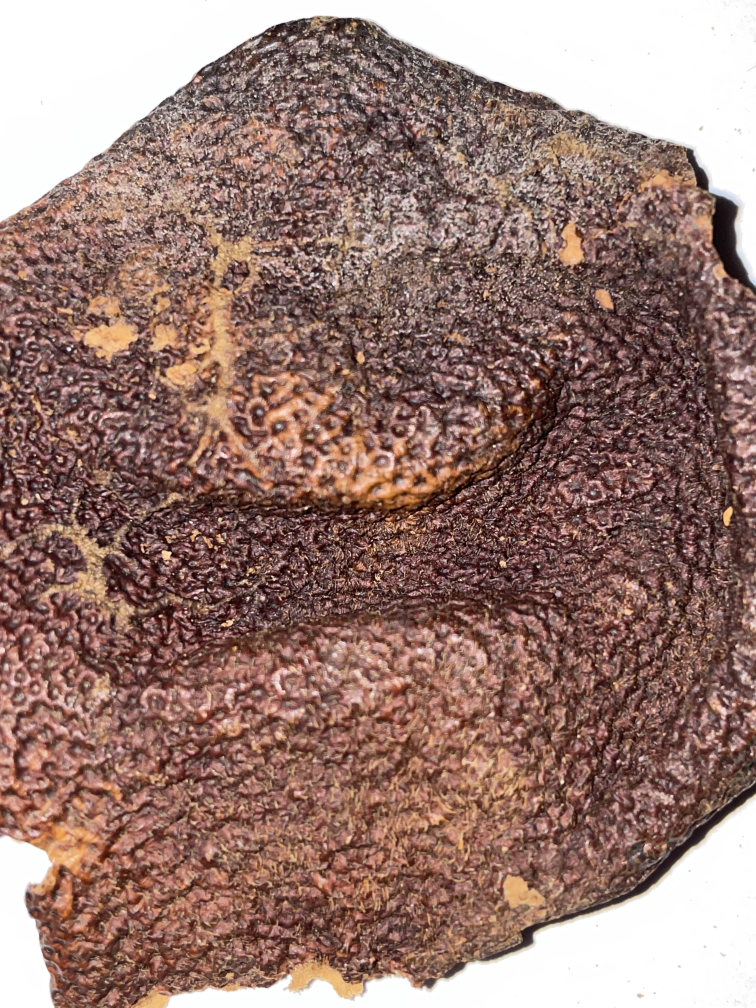
#> input picture deep learning/data_orange_peels/15/IMG_6518.JPG, 3024 x 4032 px (shown at 1/4 size)
$ jupyter execute --allow-errors split.ipynb
#> lines starting #> are read from the running program, lines starting #| are printed output that depends on the picture; after the words box and inside, x2 and y2 are one past the last pixel; in counts of white or black regions, pixels touching at a corner belong together
### deep learning/utils.py
"""
File: functions.py

This file contains utility functions for the age classification of dried orange peels.
"""
from orange_peels import Constants as c
import torch
import torch.nn as nn
from torch.utils.data import DataLoader, Subset, random_split
from sklearn import metrics
import cv2
import numpy as np
import matplotlib.pyplot as plt
from copy import deepcopy
import json

# [308 lines left out: functions get_device, view_image, create_loader, create_model, create_model_inception, train_model and 7 more, not called in this run]

def find_object_boundary_canny(image, canny_min=25, canny_max=75, thresh_min=0, thresh_val=255, dilate_size=5):
    """
    Find the boundary of an object in an image with the Canny edge algorithm.

    It returns the contour with the maximum area.

    Parameters:
    - image: the image to process (grayscale)
    - canny_min: the minimum hysterisis threshold for the Canny edge algorithm
    - canny_max: the maximum hysterisis threshold for the Canny edge algorithm
    - thresh_min: the thresholding value
    - thresh_val: the value to assign to pixels above the threshold
    - dilate_size: the size of the structuring element for dilation
    """
    canny = cv2.Canny(image, canny_min, canny_max)
    _, thresh = cv2.threshold(canny, thresh_min, thresh_val, cv2.THRESH_BINARY + cv2.THRESH_OTSU)
    edges = cv2.dilate(thresh, np.ones((dilate_size, dilate_size), np.uint8))
    cnts, _ = cv2.findContours(edges, cv2.RETR_TREE, cv2.CHAIN_APPROX_SIMPLE)
    cnt = max(cnts, key=cv2.contourArea)

    return cnt

def draw_masked_image(image, cnt, color=(255, 255, 255)):
    """
    Returns the masked image based on a contour.

    Parameters:
    - image: the image to mask (colored)
    - cnt: the contour to use for masking
    """
    mask = np.zeros(image.shape, np.uint8)
    cv2.drawContours(mask, [cnt], 0, color, -1)

    return cv2.bitwise_and(image, mask)

def split_image(image, nsplits=2):
    """
    Splits image into nsplits x nsplits subimages.
    """
    h, w = image.shape[:2]
    subimages = []
    for i in range(nsplits):
        for j in range(nsplits):
            subimages.append(image[i*h//nsplits:(i+1)*h//nsplits, j*w//nsplits:(j+1)*w//nsplits])

    return subimages

# [10 lines left out: function filter_subimages, not called in this run]

### deep learning/split.ipynb
# Image Splitting
The goal of this Jupyter notebook is to split a large image (e.g., from a smartphone camera) into $N$ smaller blocks.

[cell 1]
import utils
import cv2
import numpy as np
import matplotlib.pyplot as plt
import os
import random
from copy import deepcopy
import json

[cell 2]
PATH = "./data_orange_peels/15/"
data = [f for f in os.listdir(PATH) if f.startswith("IMG")]
# image = cv2.cvtColor(cv2.imread(os.path.join(PATH, random.choice(data))), cv2.COLOR_BGR2RGB)
image = cv2.cvtColor(cv2.imread(os.path.join(PATH, "IMG_6518.JPG")), cv2.COLOR_BGR2RGB)

[cell 3]
cnt = utils.find_object_boundary_canny(cv2.cvtColor(image, cv2.COLOR_RGB2GRAY), dilate_size=3)
#> in find_object_boundary_canny, `canny = cv2.Canny(image, canny_min, canny_max)`:
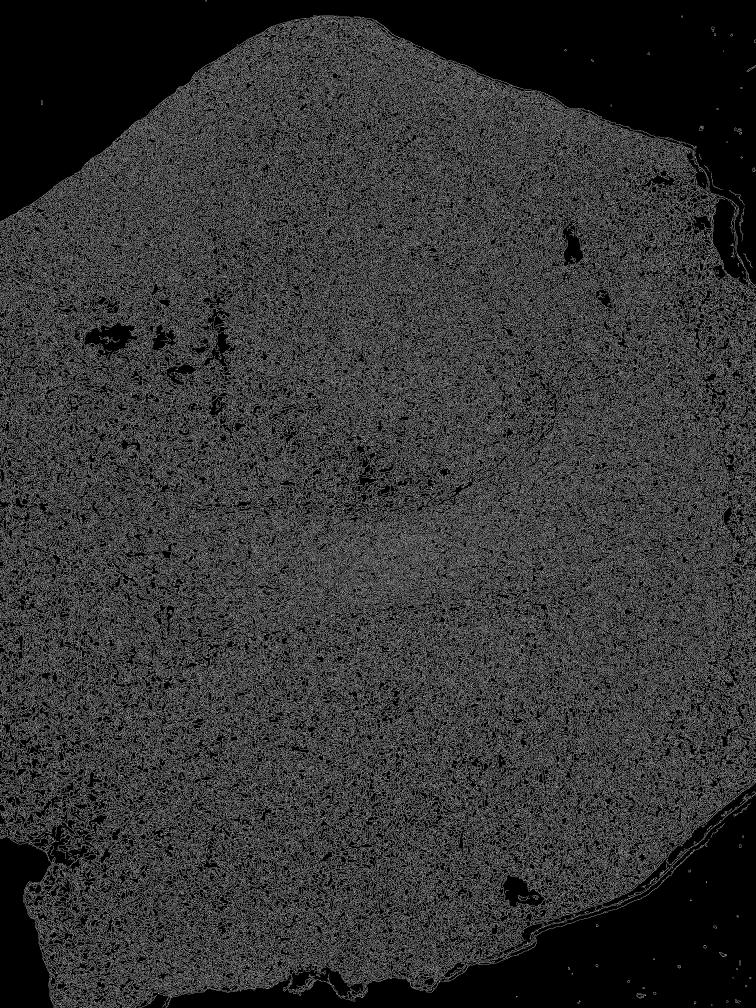
#> canny: shape (4032, 3024) (shown at 1/4 size); 20.5% white in thin lines or dots
#> in find_object_boundary_canny, `edges = cv2.dilate(thresh, np.ones((dilate_size, dilate_size), np.uint..`:
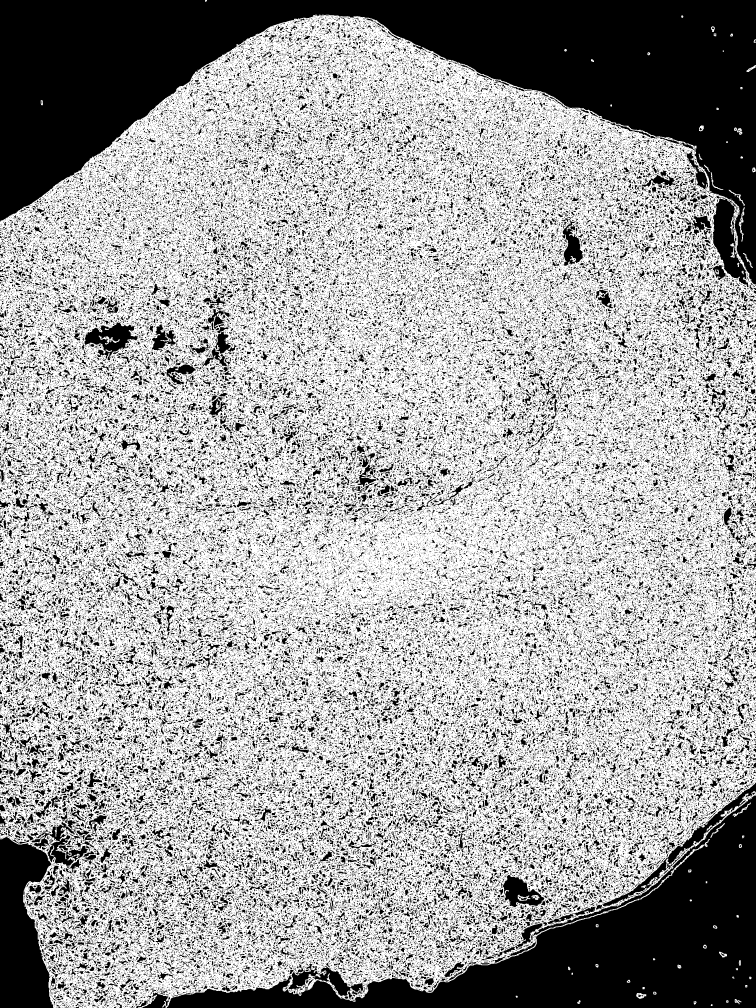
#> edges: shape (4032, 3024) (shown at 1/4 size); 63.8% white; 137719 black regions (110644 under 20 px), largest, box (x1, y1, x2, y2) and area: (0, 0, 3024, 1143) 1231410, (666, 3180, 3024, 4032) 599845, (0, 3347, 214, 4032) 106026
#> in find_object_boundary_canny, `cnts, _ = cv2.findContours(edges, cv2.RETR_TREE, cv2.CHAIN_APPROX_SIMP..`: cnts = 158736 contours
#> in find_object_boundary_canny, `cnt = max(cnts, key=cv2.contourArea)`: cnt = contour of 11915 points, box (x1, y1, x2, y2) (0, 59, 3024, 4032), area 10194914
masked = utils.draw_masked_image(image, cnt)
#> in draw_masked_image, `cv2.drawContours(mask, [cnt], 0, color, -1)`:
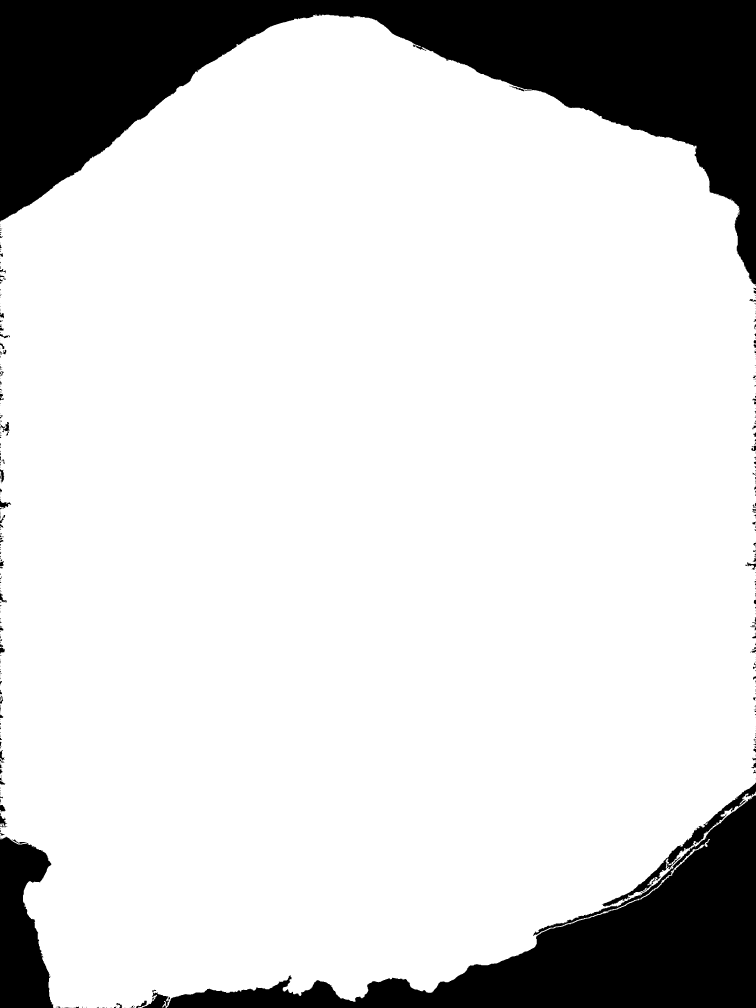
#> mask: shape (4032, 3024, 3) (shown at 1/4 size); 83.7% white; 392 black regions (240 under 20 px), largest, box (x1, y1, x2, y2) and area: (0, 0, 3024, 1143) 1236589, (666, 3180, 3024, 4032) 604711, (0, 3347, 214, 4032) 106026
#> in draw_masked_image, `return cv2.bitwise_and(image, mask)`:
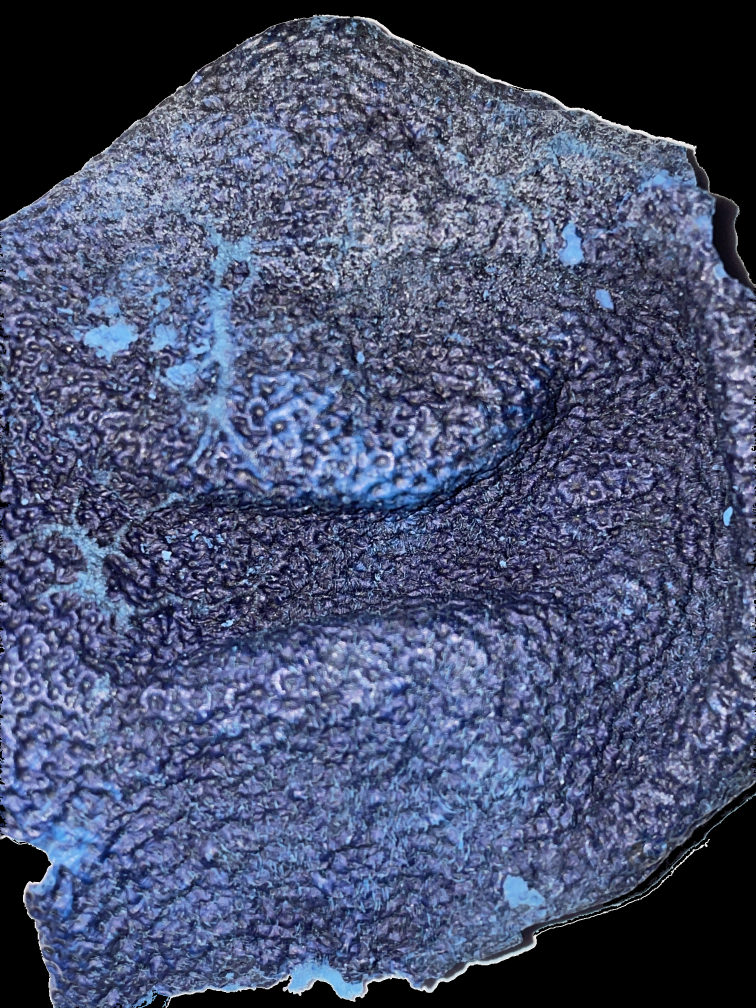
#> returned value: shape (4032, 3024, 3) (shown at 1/4 size); mean of channels 0, 1, 2 111.7, 81.6, 73.3; drawn as B, G, R

boundary = np.zeros(image.shape[:2], dtype=np.uint8)
cv2.drawContours(boundary, [cnt], 0, 255, 10)
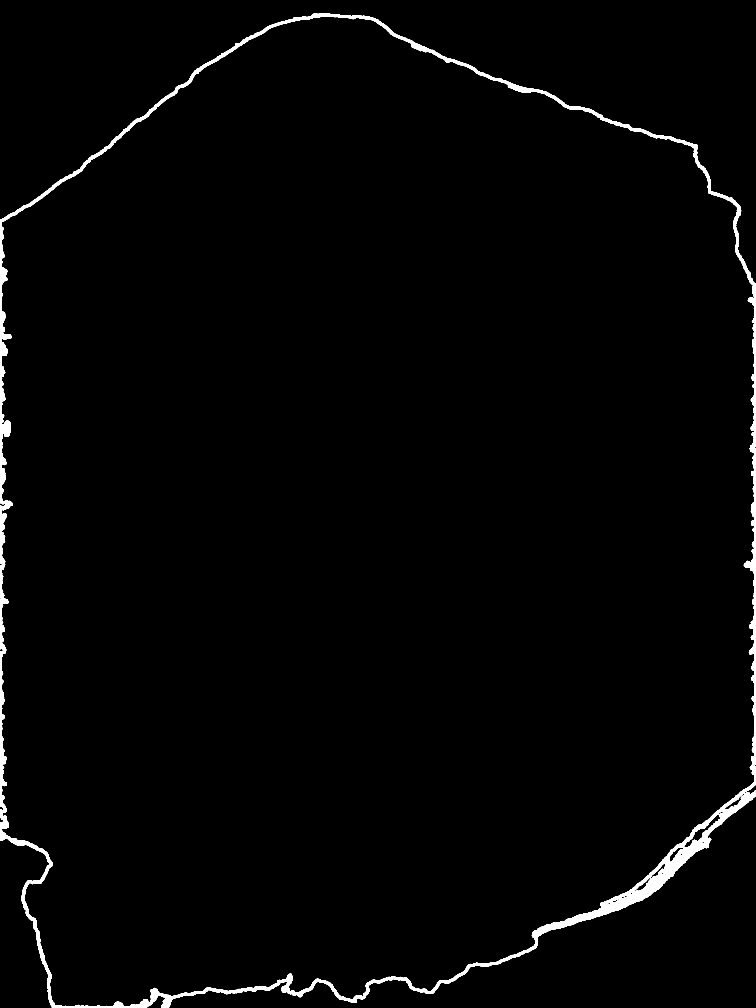
#> boundary: shape (4032, 3024) (shown at 1/4 size); 1.6% white; 1 white region, box (x1, y1, x2, y2) and area: (0, 54, 3024, 4032) 194804
fig, axes = plt.subplots(1, 3, figsize=(10, 8))
axes[0].imshow(image)
axes[1].imshow(boundary, cmap="gray")
axes[2].imshow(masked)
fig.tight_layout()
plt.show()

[cell 4]
NSPLITS = 8
images = utils.split_image(masked, NSPLITS)
#> after the loop in split_image, `for i in range(nsplits):`: subimages = 64 items
#> images = 64 items
fig, axes = plt.subplots(NSPLITS, NSPLITS, figsize=(8, 8))
for i in range(NSPLITS):
    for j in range(NSPLITS):
        temp = deepcopy(images[i*NSPLITS+j])
        thresh = 0.5*np.product(temp.shape)
        if np.sum(temp == 0) < thresh:
            cv2.circle(temp, (temp.shape[1]//2, temp.shape[0]//2), 25, (0, 255, 0), -1)
        axes[i, j].imshow(temp)
        axes[i, j].axis("off")
print("Shape:", temp.shape)
#| Shape: (504, 378, 3)
print("Threshold:", thresh)
fig.tight_layout()
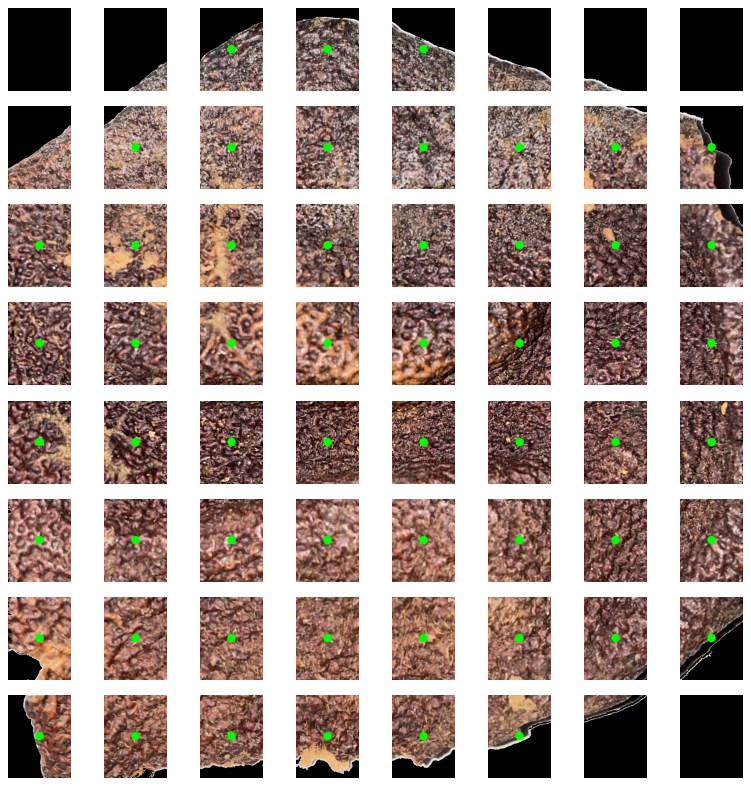
#> figure drawn by matplotlib, 64 panels

#> (a cell that did not finish here is left out)

[cell 6]
r = []
#> (the rest of this cell did not finish here and is left out)

#> (a cell that did not finish here is left out)

[cell 8]
total = 0
#> (the rest of this cell did not finish here and is left out)

[cell 9]
total = 0
for subdir in os.listdir("./data_orange_peels/"):
    if subdir.startswith("replications"):
        continue
    total += len(os.listdir(os.path.join("./data_orange_peels/", subdir)))
print("Total:", total)
